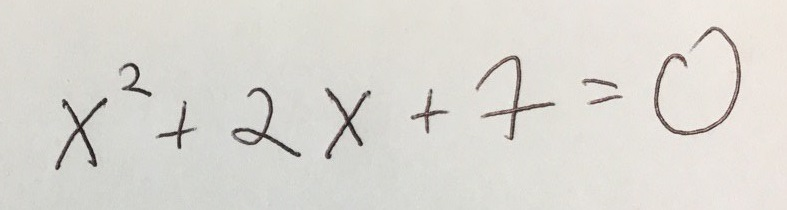
#> input picture haistudocr/input/input_2.jpg, 787 x 210 px
$ jupyter execute --allow-errors Main.ipynb
#> lines starting #> are read from the running program, lines starting #| are printed output that depends on the picture; after the words box and inside, x2 and y2 are one past the last pixel; in counts of white or black regions, pixels touching at a corner belong together
#> further down, img is the input picture: PIL image 787x210 RGB; mean R, G, B 218.6, 216.3, 210.7
### haistudocr/CharacterSegmentation.py

import cv2
import numpy as np
import matplotlib.pyplot as plt
import os
import sys

OUTPUT_DIR = './segmented/'

#------------------Functions------------------#

def line_array(array):
	list_x_upper = []
	list_x_lower = []
	for y in range(5, len(array) - 5):
		s_a, s_p = strtline(y, array)
		e_a, e_p = endline(y, array)
		if s_a >= 7 and s_p >= 5:
			list_x_upper.append(y)
		if e_a >= 5 and e_p >= 7:
			list_x_lower.append(y)

	return list_x_upper, list_x_lower

def strtline(y, array):
	count_ahead = 0
	count_prev = 0
	for i in array[y:y+10]:
		if i > 3:
			count_ahead += 1

	for i in array[y-10:y]:
		if i==0:
			count_prev += 1

	return count_ahead, count_prev

def endline(y, array):
	count_ahead = 0
	count_prev = 0
	for i in array[y:y+10]:
		if i==0:
			count_ahead += 1

	for i in array[y-10:y]:
		if i > 3:
			count_prev += 1

	return count_ahead, count_prev

def endline_word(y, array, a):
	count_ahead = 0
	count_prev = 0
	for i in array[y:y+2*a]:
		if i < 2:
			count_ahead+= 1
	for i in array[y-a:y]:
		if i > 2:
			count_prev += 1
	return count_prev ,count_ahead

def end_line_array(array, a):
	list_endlines = []
	for y in range(len(array)):
		e_p, e_a = endline_word(y, array, a)
		# print(e_p, e_a)
		if e_a >= int(1.5*a) and e_p >= int(0.7*a):
			list_endlines.append(y)
	return list_endlines

def refine_endword(array):
	refine_list = []
	for y in range(len(array)-1):
		if array[y]+1 < array[y+1]:
			refine_list.append(array[y])

	if len(array) != 0:
		refine_list.append(array[-1])
	return refine_list

def refine_array(array_upper, array_lower):
	upperlines = []
	lowerlines = []
	for y in range(len(array_upper)-1):
		if array_upper[y] + 5 < array_upper[y+1]:
			upperlines.append(array_upper[y]-10)
	for y in range(len(array_lower)-1):
		if array_lower[y] + 5 < array_lower[y+1]:
			lowerlines.append(array_lower[y]+10)

	upperlines.append(array_upper[-1]-10)
	lowerlines.append(array_lower[-1]+10)

	return upperlines, lowerlines

def letter_width(contours):
	letter_width_sum = 0
	count = 0
	for cnt in contours:
		if cv2.contourArea(cnt) > 20:
			x,y,w,h = cv2.boundingRect(cnt)
			letter_width_sum += w
			count += 1

	return letter_width_sum/count


def end_wrd_dtct(lines, i, bin_img, mean_lttr_width, total_width, final_thr):
	count_y = np.zeros(shape = total_width)
	for x in range(total_width):
		for y in range(lines[i][0],lines[i][1]):
			if bin_img[y][x] == 255:
				count_y[x] += 1

	end_lines = end_line_array(count_y, int(mean_lttr_width))
	endlines = refine_endword(end_lines)
	for x in endlines:
		final_thr[lines[i][0]:lines[i][1], x] = 255
	return endlines

def get_letter_rect(k, contours):
	"Helper function for properly identifying '=' symbol. OpenCV"
	"will treat 2 dashes of 'sign' as separate contours, thus this"
	"will help to identify and merge them into a single '=' contour"
	valid = True
	x,y,w,h = cv2.boundingRect(contours[k])
	for i in range(len(contours)):
		cnt = contours[i]
		if i == k:
			continue
		elif cv2.contourArea(cnt) < 50:
			continue

		x1,y1,w1,h1 = cv2.boundingRect(cnt)

		if abs(x1 + w1/2 - (x + w/2)) < 50:
			if y1 > y:
				h = abs(y - (y1 + h1))
				w = abs(x - (x1 + w1))
			else:
				valid = False
			break

	return (valid,x,y,w,h)

def letter_seg(lines_img, x_lines, i):
	copy_img = lines_img[i].copy()
	x_linescopy = x_lines[i].copy()

	letter_img = []
	letter_k = []

	contours, hierarchy = cv2.findContours(copy_img,cv2.RETR_EXTERNAL,cv2.CHAIN_APPROX_SIMPLE)
	for k in range(len(contours)):
		cnt = contours[k]
		if cv2.contourArea(cnt) < 50:
			continue

		valid,x,y,w,h = get_letter_rect(k, contours)
		if valid:
			letter_k.append((x,y,w,h))

	letter = sorted(letter_k, key=lambda student: student[0])
	# print(letter)

	word = 1
	letter_index = 0
	for e in range(len(letter)):
		if(letter[e][0]<x_linescopy[0]):
			letter_index += 1
			letter_img_tmp = lines_img[i][letter[e][1]-5:letter[e][1]+letter[e][3]+5,letter[e][0]-5:letter[e][0]+letter[e][2]+5]
			letter_img = letter_img_tmp#cv2.resize(letter_img_tmp, dsize =(28, 28), interpolation = cv2.INTER_AREA)
			cv2.imwrite(OUTPUT_DIR+str(i+1)+'_'+str(word)+'_'+str(letter_index)+'.jpg', 255-letter_img)
		else:
			x_linescopy.pop(0)
			word += 1
			letter_index = 1
			letter_img_tmp = lines_img[i][letter[e][1]-5:letter[e][1]+letter[e][3]+5,letter[e][0]-5:letter[e][0]+letter[e][2]+5]
			letter_img = cv2.resize(letter_img_tmp, dsize =(28, 28), interpolation = cv2.INTER_AREA)
			cv2.imwrite(OUTPUT_DIR+str(i+1)+'_'+str(word)+'_'+str(letter_index)+'.jpg', 255-letter_img)
			# print(letter[e][0],x_linescopy[0], word)


#------------------/Functions-----------------#

def image_segmentation(filepath):
	# -------------Thresholding Image--------------#
#> called with filepath = './input/input_2.jpg'
	print("\n........Program Initiated.......\n")
	src_img = cv2.imread(filepath, cv2.IMREAD_GRAYSCALE)
#> src_img: shape (210, 787); min 20, max 250, mean 216.4
	orig_height, orig_width = src_img.shape
#> orig_height = 210; orig_width = 787

	print("\n Resizing Image........")
	width = 1320
	height = int(width * orig_height / orig_width)
#> height = 352
	src_img = cv2.resize(src_img, dsize=(width, height), interpolation=cv2.INTER_AREA)
#> src_img: shape (352, 1320)

	print("#---------Image Info:--------#")
	print("\tHeight =", height, "\n\tWidth =", width)
#| 	Height = 352
#| 	Width = 1320
	print("#----------------------------#")
	print("Applying Adaptive Threshold with kernel :- 21 X 21")

	PIXEL_SET = 255
	kernel_size = 21
	normalized_mean = 20
	bin_img = cv2.adaptiveThreshold(src_img, PIXEL_SET, cv2.ADAPTIVE_THRESH_MEAN_C, cv2.THRESH_BINARY_INV, kernel_size,
									normalized_mean)
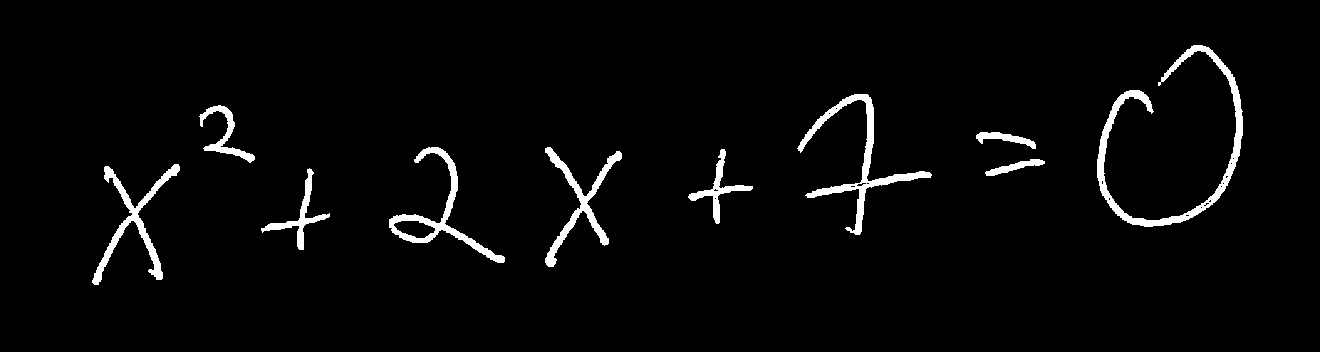
#> bin_img: shape (352, 1320); 3.1% white; 10 white regions, largest, box (x1, y1, x2, y2) and area: (1097, 45, 1243, 227) 3350, (797, 94, 932, 235) 2353, (389, 147, 505, 263) 1853

	print("Noise Removal From Image.........")
	kernel = cv2.getStructuringElement(cv2.MORPH_ELLIPSE, (3, 3))
	final_thr = cv2.morphologyEx(bin_img, cv2.MORPH_CLOSE, kernel)
#> final_thr: shape (352, 1320); 3.1% white; 10 white regions, largest, box (x1, y1, x2, y2) and area: (1097, 45, 1243, 227) 3431, (797, 94, 932, 235) 2396, (92, 164, 180, 285) 1889
	contr_retrival = final_thr.copy()

	# -------------/Thresholding Image-------------#

	# -------------Line Detection------------------#
	print("Beginning Character Semenation..............")
	count_x = np.zeros(shape=(height))
#> count_x = 352 values from 0 to 0
	for y in range(height):
		for x in range(width):
			if bin_img[y][x] == PIXEL_SET:
				count_x[y] += 1

	upper_lines, lower_lines = line_array(count_x)
#> upper_lines = [42, 43, 44, 45, 46, 47, 48, 49, 50]
	upperlines, lowerlines = refine_array(upper_lines, lower_lines)

	if len(upperlines) == len(lowerlines):
		lines = []
		for y in upperlines:
			final_thr[y][:] = PIXEL_SET
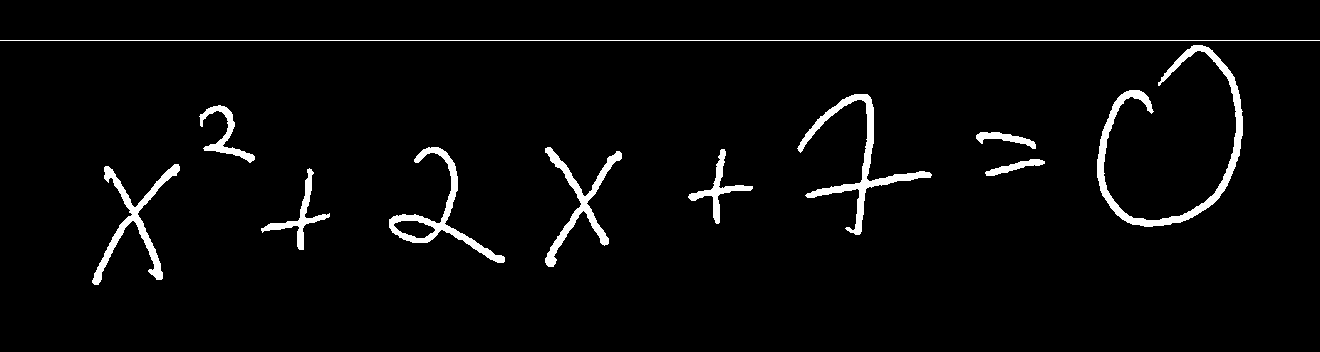
#> final_thr: shape (352, 1320); 3.4% white; 11 white regions, largest, box (x1, y1, x2, y2) and area: (1097, 45, 1243, 227) 3431, (797, 94, 932, 235) 2396, (92, 164, 180, 285) 1889
		for y in lowerlines:
			final_thr[y][:] = PIXEL_SET
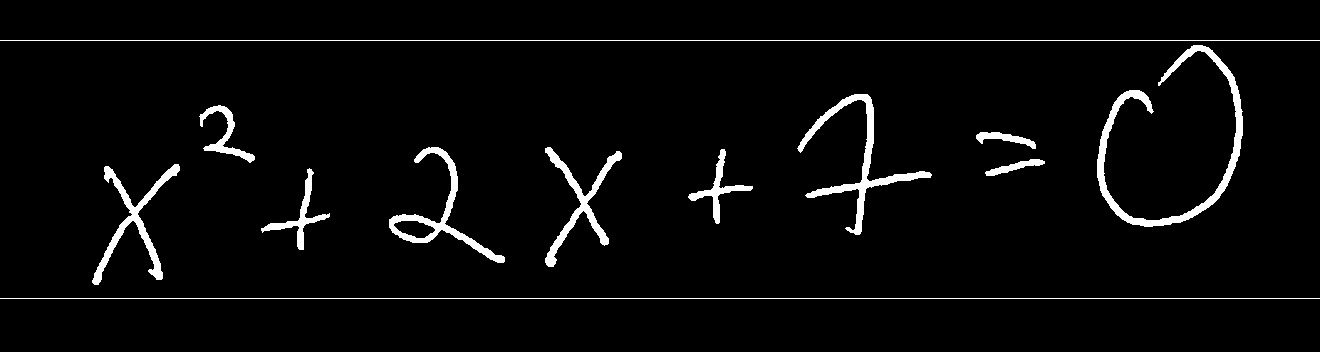
#> final_thr: shape (352, 1320); 3.7% white; 12 white regions
		for y in range(len(upperlines)):
			lines.append((upperlines[y], lowerlines[y]))
	else:
		print("Too much noise in image, unable to process.\nPlease try with another image. Ctrl-C to exit:- ")
		showimages()
		k = cv2.waitKey(0)
		while 1:
			k = cv2.waitKey(0)
			if k & 0xFF == ord('q'):
				cv2.destroyAllWindows()
				exit()

	lines = np.array(lines)
	no_of_lines = len(lines)
	print("\nGiven Text has   # ", no_of_lines, " #   no. of lines")
#| Given Text has   #  1  #   no. of lines

	lines_img = []
	for i in range(no_of_lines):
		lines_img.append(bin_img[lines[i][0]:lines[i][1], :])
#> after the loop, lines_img = 1 item

	# -------------/Line Detection-----------------#

	# -------------Letter Width Calculation--------#

	contours, hierarchy = cv2.findContours(contr_retrival, cv2.RETR_EXTERNAL, cv2.CHAIN_APPROX_SIMPLE)
#> contours = 10 contours; largest, box (x1, y1, x2, y2) and area: (1097, 45, 1243, 227) 2978, (389, 147, 505, 263) 2120, (797, 94, 932, 235) 2059, (92, 164, 180, 285) 1644, (545, 147, 622, 267) 1518
	cv2.drawContours(src_img, contours, -1, (0, 255, 0), 1)
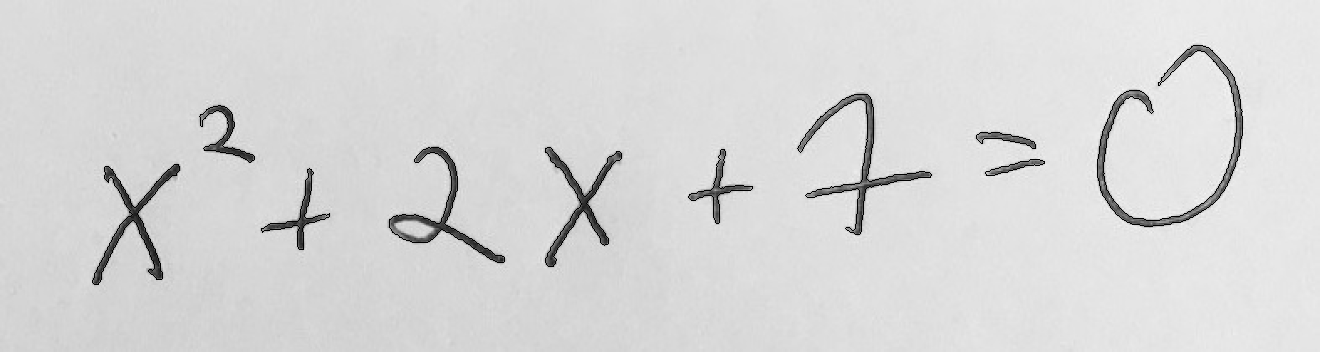
#> src_img: shape (352, 1320); min 0, max 250, mean 215.2

	mean_lttr_width = letter_width(contours)
#> the loop in letter_width, `for cnt in contours:` made 10 passes
#> (x, y, w, h, letter_width_sum) on passes 1 to 10: (261, 168, 69, 82, 69), (92, 164, 88, 121, 157), (985, 159, 60, 17, 217), (688, 149, 65, 75, 282), (545, 147, 77, 120, 359), (389, 147, 116, 116, 475), (976, 132, 60, 17, 535), (199, 105, 56, 58, 591), (797, 94, 135, 141, 726), (1097, 45, 146, 182, 872)
#> after the loop in letter_width, `for cnt in contours:`: count = 10; letter_width_sum = 872
#> mean_lttr_width = 87.2
	print("\nAverage Width of Each Letter:- ", mean_lttr_width)
#| Average Width of Each Letter:-  87.2

	# -------------/Letter Width Calculation-------#

	# --------------Word Detection-----------------#
	x_lines = []

	for i in range(len(lines_img)):
		x_lines.append(end_wrd_dtct(lines, i, bin_img, mean_lttr_width, width,final_thr))
#> this loop made 1 pass

	for i in range(len(x_lines)):
		x_lines[i].append(width)
#> this loop made 1 pass

	# -------------/Word Detection-----------------#

	# -------------Letter Segmentation-------------#

	for i in range(len(lines)):
		letter_seg(lines_img, x_lines, i)
#> this loop made 1 pass
#> pass 1, in letter_seg, `copy_img = lines_img[i].copy()`:
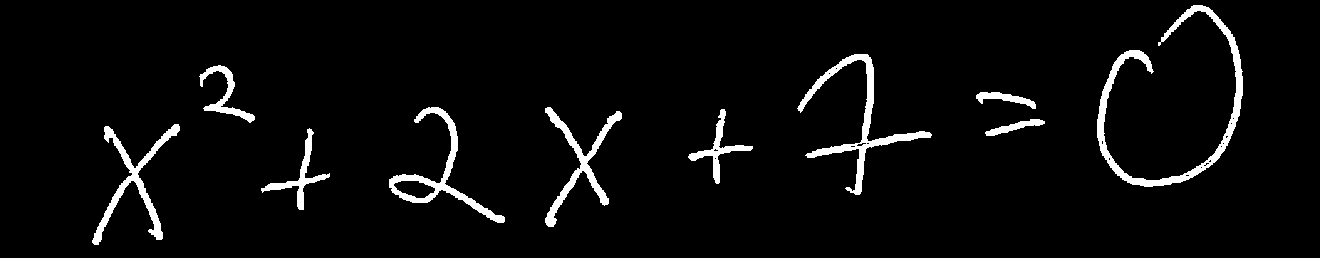
#> copy_img: shape (258, 1320); 4.2% white; 10 white regions, largest, box (x1, y1, x2, y2) and area: (1097, 5, 1243, 187) 3350, (797, 54, 932, 195) 2353, (389, 107, 505, 223) 1853
#> pass 1, in letter_seg, `cv2.imwrite(OUTPUT_DIR+str(i+1)+'_'+str(word)+'_'+str(letter_index)+'...`:
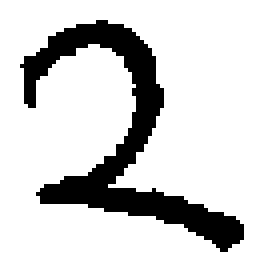
#> saved as 1_1_2.jpg: shape (68, 66) (shown 4 times larger); 82.6% white; 1 black region, box (x1, y1, x2, y2) and area: (5, 5, 61, 63) 782
#> pass 1, in letter_seg, `cv2.imwrite(OUTPUT_DIR+str(i+1)+'_'+str(word)+'_'+str(letter_index)+'...`:
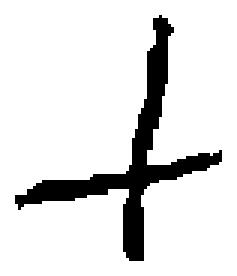
#> saved as 1_1_3.jpg: shape (92, 79) (shown 3 times larger); 88.1% white; 1 black region, box (x1, y1, x2, y2) and area: (5, 5, 74, 87) 865

	# ------------\Letter Segmentation-------------#

	# -------------Character segmenting------------#

	contours, hierarchy = cv2.findContours(bin_img, cv2.RETR_EXTERNAL, cv2.CHAIN_APPROX_SIMPLE)
	for cnt in contours:
		if cv2.contourArea(cnt) > 20:
			x, y, w, h = cv2.boundingRect(cnt)
			cv2.rectangle(src_img, (x, y), (x + w, y + h), (0, 255, 0), 2)
#> this loop made 10 passes
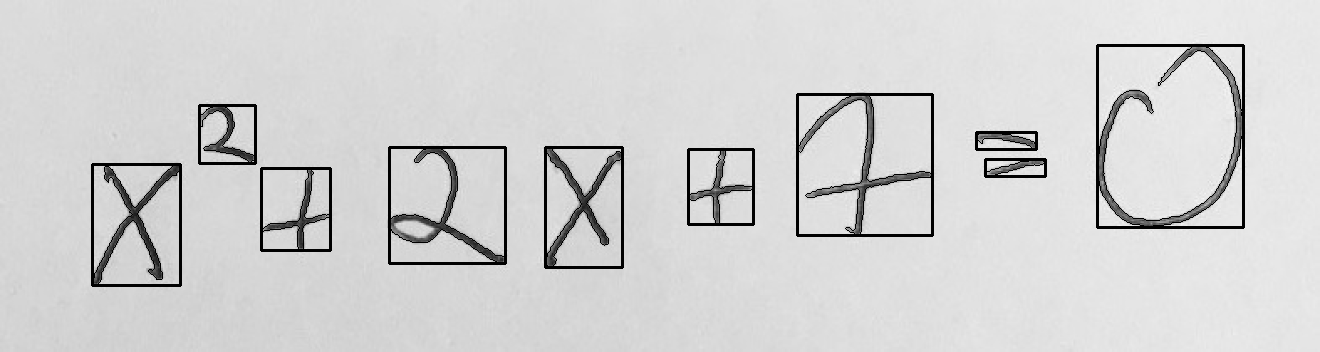
#> src_img: shape (352, 1320); 2.25% of pixels changed, all inside (x1, y1, x2, y2) = (91, 44, 1245, 287)

	# -------------/Character segmenting-----------#

### haistudocr/Main.ipynb
[cell 1]
from keras.models import load_model
import pandas as pd
import numpy as np
from PIL import Image,ImageOps
import CharacterSegmentation as cs
import matplotlib.pyplot as plt
from matplotlib.pyplot import figure
import os

[cell 2]
INPUT_IMAGE = './input/input_2.jpg'
SEGMENTED_OUTPUT_DIR = './segmented/'
EMNIST_PATH = './data/emnist/'
MODEL_PATH = './model/haistudocr.h5'
mapping_processed = EMNIST_PATH + 'processed-mapping.csv'

## Character Segmentation

[cell 3]
img = Image.open(INPUT_IMAGE)
plt.imshow(img)

[cell 4]
cs.image_segmentation(INPUT_IMAGE)

[cell 5]
segmented_images = []
files = [f for r, d, f in os.walk(SEGMENTED_OUTPUT_DIR)][0]
for f in files:
    segmented_images.append(Image.open(SEGMENTED_OUTPUT_DIR + f))

[cell 6]
figure(figsize=(18,18))

size = len(segmented_images)
for i in range(size):
    img = segmented_images[i]
    plt.subplot(2, size, i + 1)
    plt.imshow(img)

## Making images bolder to avoid artifacts on resizing

[cell 7]
import cv2
import numpy as np

files = [f for r, d, f in os.walk(SEGMENTED_OUTPUT_DIR)][0]
for f in files:
    filename = SEGMENTED_OUTPUT_DIR + f
    img = cv2.imread(filename, 0)

    kernel = np.ones((2,2), np.uint8)
    dilation = cv2.erode(img, kernel, iterations = 1)
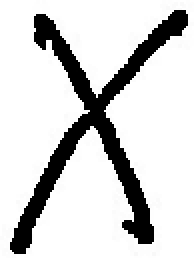
#> dilation: shape (131, 98) (shown 2 times larger); min 0, max 255, mean 210.5
    cv2.imwrite(filename, dilation)

## Converting Segmented Characters to EMNIST format

[cell 8]
def img2emnist(filepath, char_code):
#> called with filepath = './segmented/1_1_1.jpg', char_code = -1
    img = Image.open(filepath).resize((28, 28))
#> img: PIL image 28x28 L
    inv_img = ImageOps.invert(img)

    flatten = np.array(inv_img).flatten()
    flatten = flatten / 255
    flatten = np.where(flatten > 0.5, 1, 0)

    csv_img = ','.join([str(num) for num in flatten])
    csv_str = '{},{}'.format(char_code, csv_img)
    return csv_str

[cell 9]
temp_filename = 'test.csv'
if os.path.exists(temp_filename):
    os.remove(temp_filename)

f_test = open(temp_filename, 'a+')
column_names = ','.join(["label"] + ["pixel" + str(i) for i in range(784)])
print(column_names, file=f_test)

files = [f for r, d, f in os.walk(SEGMENTED_OUTPUT_DIR)][0]
for f in files:
    csv = img2emnist(SEGMENTED_OUTPUT_DIR + f, -1)
    print(csv, file=f_test)

f_test.close()

[cell 10]
test_df = pd.read_csv(temp_filename)
test_df

## Character Recognition

[cell 11]
data = pd.read_csv(temp_filename)
X_data = data.drop(labels = ["label"], axis = 1)
X_data = X_data.values.reshape(-1,28,28,1)

[cell 12]
figure(figsize=(14,14))

size = X_data.shape[0]
for i in range(size):
    v = X_data[i][:,:,0].astype('uint8')
    img = Image.fromarray(255* v)

    plt.subplot(2, size, i + 1)
    plt.imshow(img)
#> this loop made 3 passes
#> pass 3, `img = Image.fromarray(255* v)`:
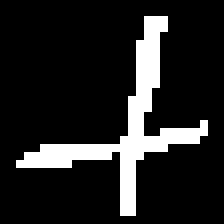
#> img: PIL image 28x28 L (shown 8 times larger); 13.8% white in thin lines or dots, all inside (x1, y1, x2, y2) = (2, 2, 26, 27)

#> (a cell that did not finish here is left out)

#> (a cell that did not finish here is left out)

#> (a cell that did not finish here is left out)
